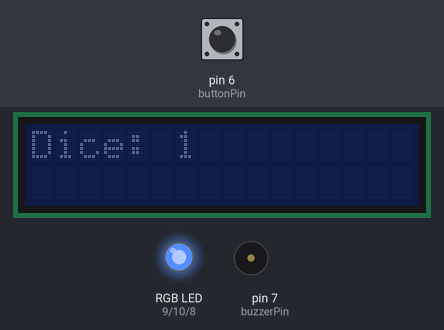
Bench run of a sketch on a simulated Arduino Uno, built with avr-gcc and run on an emulated ATmega328P. Shown: 16×2 character LCD, an RGB LED mixed from three pins (HIGH = lit), buzzer (waves = sounding). Inputs (shaded band) come from the test bench; at power-on: pin 6 (buttonPin) HIGH. Random numbers use the default seed unless the sketch sets one.

Above: at 0.9 s.
At 4.5 s:
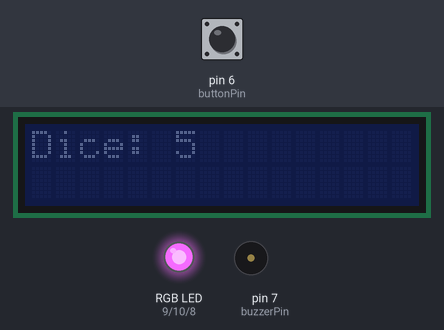
At 8.2 s:
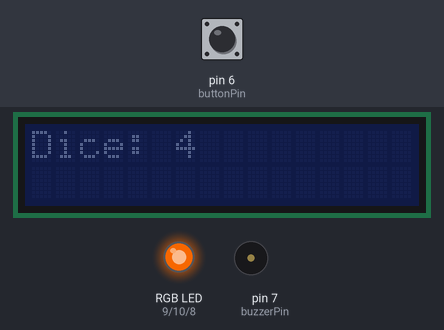
At 19.0 s:
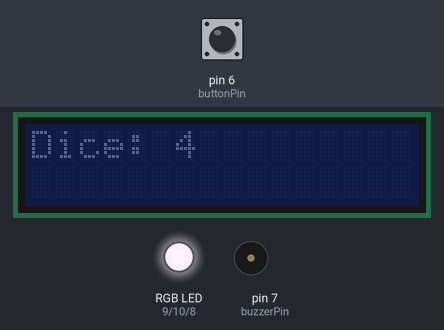
At 26.2 s:
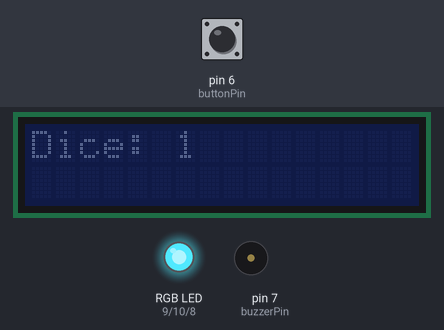
At 37.1 s:
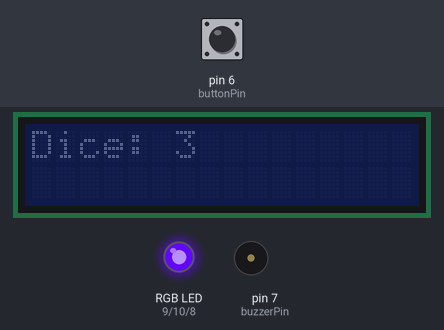
Timing chart, 0 to 40.0 s (numbered marks = the images above):
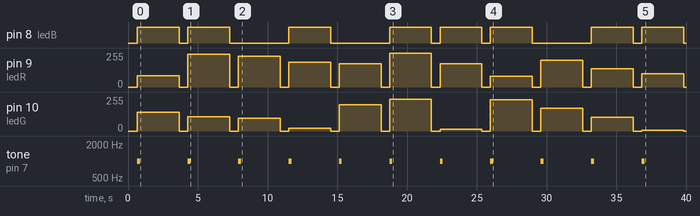

The sketch:

dice_game.ino
```cpp
// This code is designed by Prince Kushwaha
#include <Wire.h>
#include <LiquidCrystal_I2C.h>

LiquidCrystal_I2C lcd(0x27, 16, 2); // Set the LCD address to 0x27 for a 16 chars and 2 line display
int buttonPin = 6; // Define the push button pin
int buzzerPin = 7; // Define the buzzer pin
int ledR = 9; // Define the red pin of RGB LED
int ledG = 10; // Define the green pin of RGB LED
int ledB = 8; // Define the blue pin of RGB LED
int animationDelay = 50; // Delay between animation frames

void setup() {
  lcd.init(); // Initialize the LCD
  pinMode(buttonPin, INPUT_PULLUP); // Set the push button pin as input with internal pull-up resistor
  pinMode(buzzerPin, OUTPUT); // Set the buzzer pin as output
  pinMode(ledR, OUTPUT); // Set the red pin of RGB LED as output
  pinMode(ledG, OUTPUT); // Set the green pin of RGB LED as output
  pinMode(ledB, OUTPUT); // Set the blue pin of RGB LED as output
}

void loop() {
  if (digitalRead(buttonPin) == HIGH) { // Check if the button is pressed
    digitalWrite(ledR, LOW); // Turn off red LED
    digitalWrite(ledG, LOW); // Turn off green LED
    digitalWrite(ledB, LOW); // Turn off blue LED
    for (int i = 0; i < 10; i++) { // Roll the dice rapidly
      int randomNumber = random(1, 7); // Generate a random number between 1 and 6
      displayNumber(randomNumber); // Display the current random number
      delay(animationDelay); // Animation delay
    }
    int finalNumber = random(1, 7); // Generate a random number for the final result
    displayNumber(finalNumber); // Display the final random number
    tone(buzzerPin, 1000, 200); // Play a tone on the buzzer
    randomColor(); // Generate a random color for the RGB LED
    delay(1000); // Delay for effect
    noTone(buzzerPin); // Turn off the buzzer after a short duration
    delay(2000); // Wait for 2 seconds before accepting next button press
  }
}

void displayNumber(int number) {
  lcd.clear(); // Clear the LCD
  lcd.setCursor(0, 0); // Set the cursor to the first line
  lcd.print("Dice: "); // Print label
  lcd.print(number); // Print the number
}

void randomColor() {
  analogWrite(ledR, random(0, 256)); // Set a random value for red LED
  analogWrite(ledG, random(0, 256)); // Set a random value for green LED
  analogWrite(ledB, random(0, 256)); // Set a random value for blue LED
}
```

Measured:
- by itself, pin 8 (ledB): LOW → HIGH at 0.68 s, → LOW 3.0 s later, → HIGH 0.62 s later, → LOW 3.0 s later, … (16 changes in this stretch)
- by itself, pin 9 (ledR): 0/255 → 85/255 at 0.68 s, → 0/255 3.0 s later, → 245/255 0.61 s later, → 0/255 3.0 s later, … (22 changes in this stretch)
- by itself, tone on pin 7 (buzzerPin): alternates 1000 Hz for 0.20 s and silent for 3.4 s
- what the display in image 0 shows lasts 3.0 s, from 0.7 s to 3.7 s
